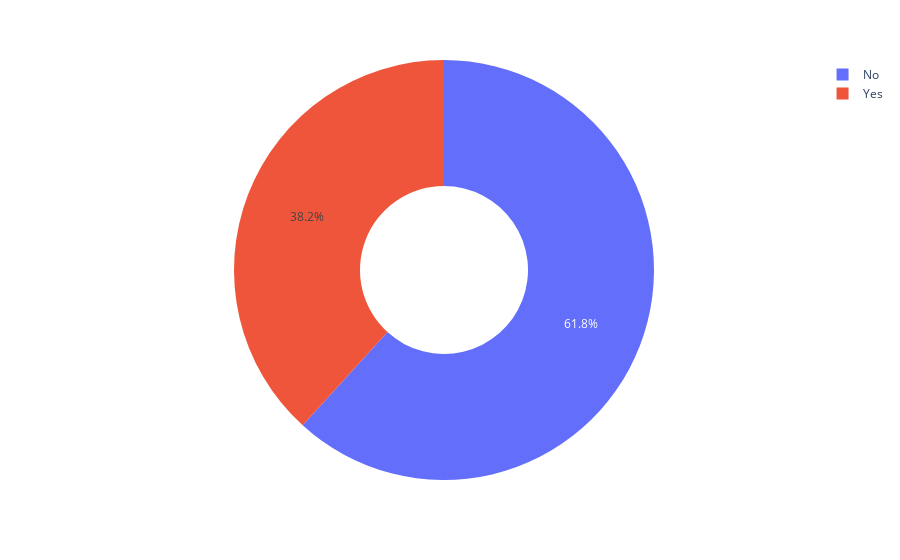

Notebook source saved alongside this figure:
### Markdown cell above
Agora vamos ver se um fumante dá gorjetas a mais ou um não fumante:

### Code cell
figure = px.pie(data, 
                values= 'tip',
                names='smoker',hole= 0.4)

figure.show()

### Figure 1 — Plotly figure (JSON) as saved in the notebook; plotly's stock layout.template omitted (floating-point values rounded to 4 significant figures; data arrays with more than 128 entries replaced by an {"elided": "..."} marker saying what was removed)
{"data": [{"domain": {"x": [0, 1], "y": [0, 1]}, "hole": 0.4, "hovertemplate": "smoker=%{label}<br>tip=%{value}<extra></extra>", "labels": {"elided": "244 str values"}, "legendgroup": "", "name": "", "showlegend": true, "type": "pie", "values": {"elided": "244 float values"}}], "layout": {"legend": {"tracegroupgap": 0}, "margin": {"t": 60}}}
